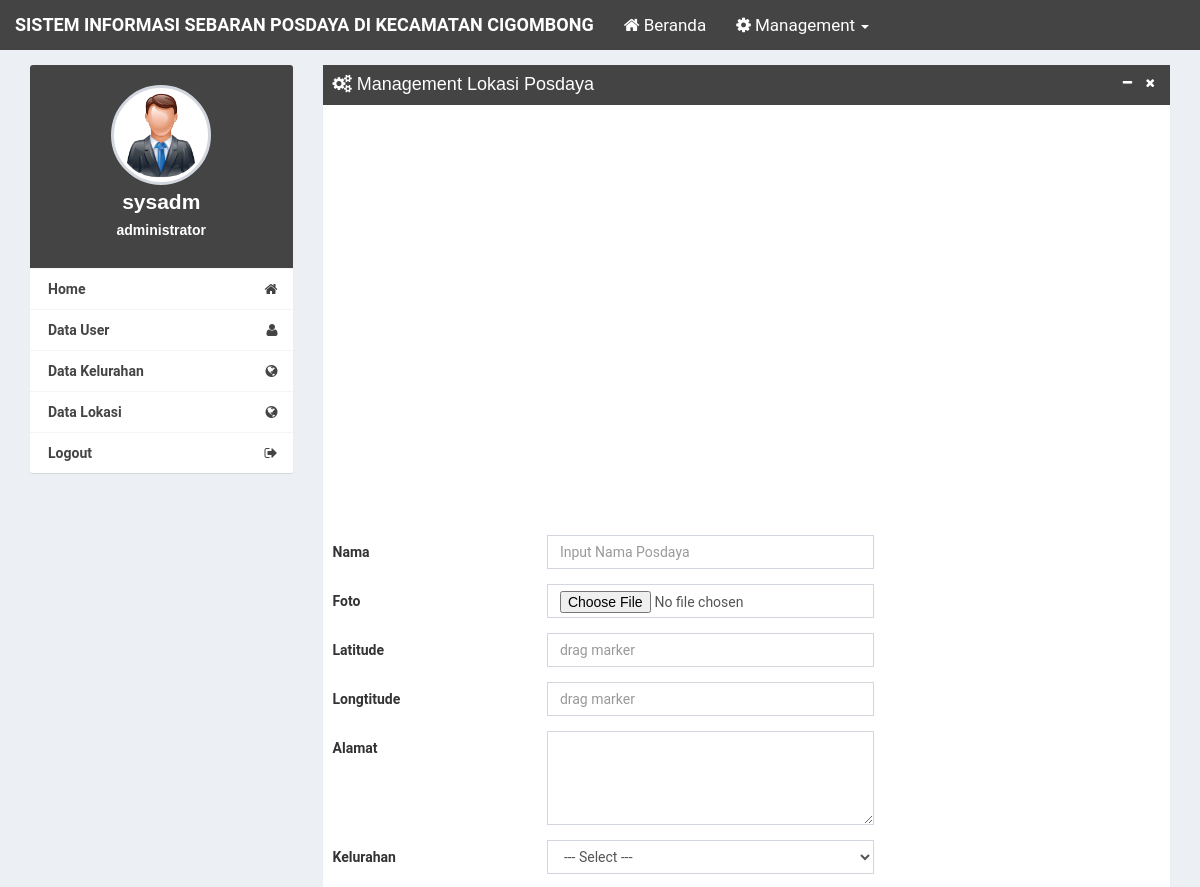
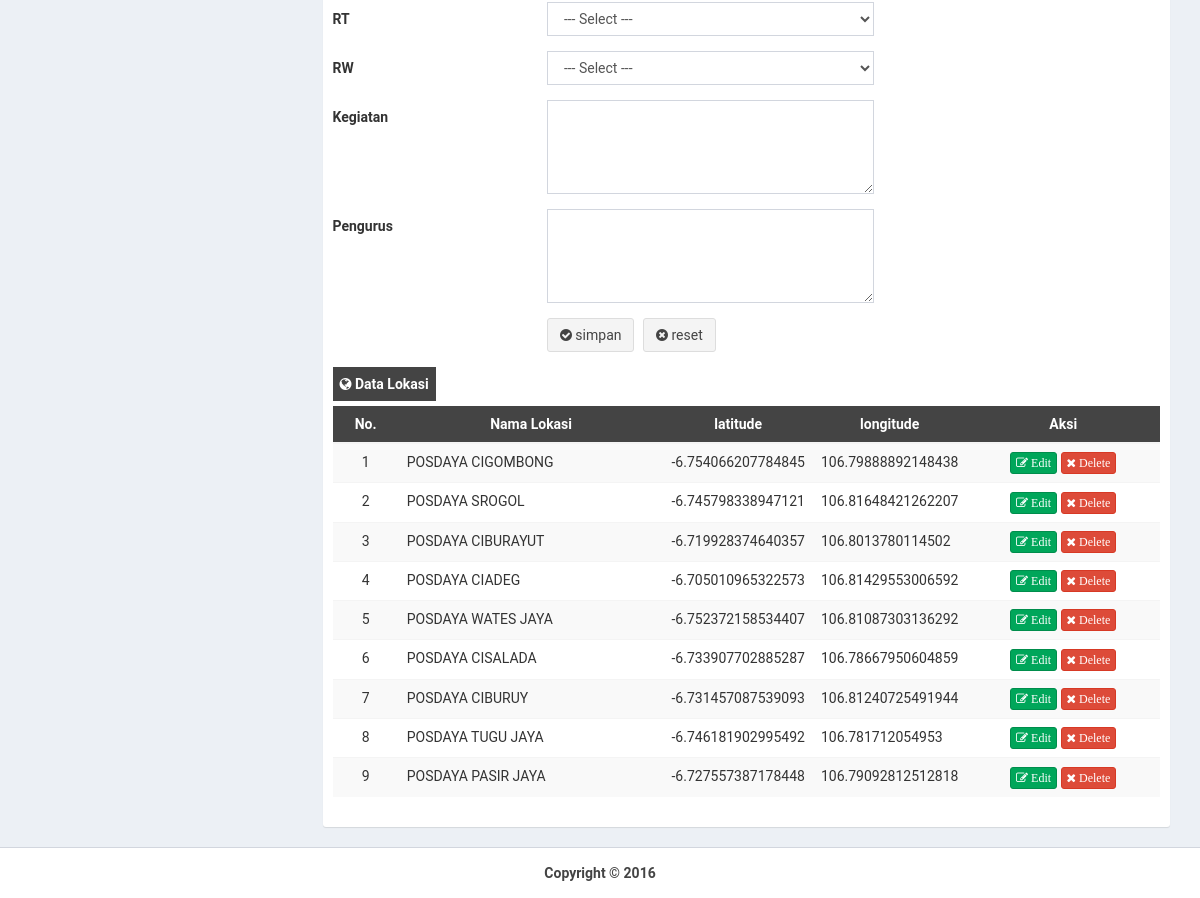
Page /admin/dashboard/index.php?page=lokasi (signed in) on the committed database (2 pictures, top to bottom).
### tables this page shows
CREATE TABLE `tbl_user` (
  `id_user` int(11) NOT NULL,
  `username` varchar(15) NOT NULL,
  `password` varchar(34) NOT NULL,
  `foto` varchar(30) NOT NULL,
  `level` varchar(20) NOT NULL
);

CREATE TABLE `tbl_wilayah` (
  `id_tempat` int(11) NOT NULL,
  `nama_tempat` varchar(20) NOT NULL,
  `latitude` double NOT NULL,
  `longitude` double NOT NULL,
  `foto` varchar(30) NOT NULL,
  `alamat` text NOT NULL,
  `id_kelurahan` varchar(5) NOT NULL,
  `rt` varchar(5) NOT NULL,
  `rw` varchar(5) NOT NULL,
  `kegiatan` text NOT NULL,
  `pengurus` text NOT NULL
);

### admin/dashboard/form/data_lokasi.php (the view, shortened to what this page needs)
<div class="box box-custom box-solid no-border">
    <div class="box-header">
        <h3 class="box-title"><i class="fa fa-gears"></i> Management Lokasi Posdaya</h3>
        <div class="box-tools">
            <button class="btn btn-box-tool" data-widget="collapse" data-toggle="tooltip" title="hide"><i class="fa fa-minus"></i></button>
            <button class="btn btn-box-tool" data-widget="remove" data-toggle="tooltip" title="remove"><i class="fa fa-times"></i></button>
        </div>
    </div>
    <div class="box-body">
        <div id="map"></div>
        <form action="function/create.php?aksi=tambah_lokasi" class="form-horizontal" method="POST" enctype="multipart/form-data">
            <div class="form-group">
                <label class="col-sm-3 control-label">Nama</label>
                <div class="col-md-5">
                    <input type="text" class="form-control" name="nama_lokasi" placeholder="Input Nama Posdaya" required>
                </div>
            </div>
			<div class="form-group">
				<label class="col-sm-3 control-label">Foto</label>
				<div class="col-md-5">
					<input type="file" name="foto" class="form-control">
				</div>
			</div>
            <div class="form-group">
                <label class="col-sm-3 control-label">Latitude</label>
                <div class="col-md-5">
                    <input type="text" class="form-control" name="latitude" id='latitude' placeholder="drag marker" required>
                </div>
            </div>
            <div class="form-group">
                <label class="col-sm-3 control-label">Longtitude</label>
                <div class="col-md-5">
                    <input type="text" class="form-control" name="longitude" id='longitude' placeholder="drag marker" required>
                </div>
            </div>
			<div class="form-group">
                <label class="col-sm-3 control-label">Alamat</label>
                <div class="col-md-5">
                    <textarea class="form-control" name="alamat" rows="4" cols="40" required="required"></textarea>
                </div>
            </div>
            <div class="form-group">
                <label class="col-md-3 control-label">Kelurahan</label>
                <div class="col-md-5">
                    <select class="form-control" name="kelurahan">
                        <option>--- Select ---</option>
                    </select>
                </div>
            </div>
            <div class="form-group">
                <label class="col-md-3 control-label">RT</label>
                <div class="col-md-5">
                    <select class="form-control" name="rt">
                        <?php
                            echo "<option>--- Select ---</option>";
                        ?>
                    </select>
                </div>
            </div>
            <div class="form-group">
                <label class="col-md-3 control-label">RW</label>
                <div class="col-md-5">
                    <select class="form-control" name="rw">
                        <?php
                            echo "<option>--- Select ---</option>";
                        ?>
                    </select>
                </div>
            </div>
            <div class="form-group">
                <label class="col-sm-3 control-label">Kegiatan</label>
                <div class="col-md-5">
                    <textarea name="kegiatan" class="form-control" rows="4" cols="40" required="required"></textarea>
                </div>
            </div>
            <div class="form-group">
                <label class="col-sm-3 control-label">Pengurus</label>
                <div class="col-md-5">
                    <textarea name="pengurus" class="form-control" rows="4" cols="40" required="required"></textarea>
                </div>
            </div>
            <div class="form-group">
                <div class="col-md-3"></div>
                <div class="col-md-6">
                    <button name="simpan" type="submit" class="btn btn-default" style="margin-right:5px;"><i class="fa fa-check-circle"></i> simpan</button>
                    <button type="reset" class="btn btn-default"><i class="fa fa-times-circle"></i> reset</button>
                </div>
            </div>
        </form>
        <div class="table-responsive" style="margin-top:10px;">
            <label class="bg-custom" style="padding:7px;"><i class="fa fa-globe"></i> Data Lokasi</label>
            <table class="table table-hover table-striped">
                <thead>
                    <tr class="bg-custom">
                        <th width="8%"><center>No.</center></th>
                        <th width="32%"><center>Nama Lokasi</center></th>
                        <th width="15%"><center>latitude</center></th>
                        <th width="15%"><center>longitude</center></th>
                        <th><center>Aksi</center></th>
                    </tr>
                </thead>
                <tbody>
                    <?php
                        $nomer = 1;
                        $query = mysqli_query($koneksi,("SELECT * FROM tbl_wilayah"));
                        foreach($query as $data){
                    ?>
                    <tr>
                        <td><center><?php echo $nomer; ?></center></td>
                        <td><?php echo $data['nama_tempat']; ?></td>
                        <td><?php echo $data['latitude']; ?></td>
                        <td><?php echo $data['longitude']; ?></td>
                        <td>
                            <center>
                                <a href="?page=edit_lokasi&id_lokasi=<?php echo $data['id_tempat']; ?>" class="btn btn-success btn-xs"><span class="fa fa-pencil-square-o"></sapn> Edit</a>
                                <a href="function/delete.php?aksi=del_lokasi&id_lokasi=<?php echo $data['id_tempat']; ?>" onClick="return confirm('anda yakin akan menghapus ini?')" class="btn btn-danger btn-xs"><span class="fa fa-times"> Delete</span></a>
                        </td>
                    </tr>
                    <?php
                        $nomer ++;
                        }
                    ?>
                </tbody>
            </table>
        </div>
    </div>
</div>

### admin/dashboard/index.php (shortened to what this page needs)
<?php session_start();
if(isset($_SESSION['level'])){
    if($_SESSION['level'] == 'administrator'){
        include ('../config/koneksi.php');
        require_once('layout/header.php');
        ?>
        <div class="content-wrapper">
        	<div class="container">
        		<section class="content">
        			<div class="col-md-3">
        				<div class="box box-widget widget-user-2">
        					<div class="widget-user-header bg-custom">
        						<div class="widget-user-image">
                                    <?php
                                        $query = mysqli_query($koneksi,("SELECT * FROM tbl_user WHERE username = '$_SESSION[username]'"));
                                        $data  = mysqli_fetch_array($query);
                                    ?>
        							<a class="fancybox" href="pict/<?php echo $data['foto'] ?>">
        								<img class="profile-user-img img-responsive img-circle" style="height:100px;background-color: white;" src="pict/<?php echo $data['foto'] ?>" alt="User profile picture">
        							</a>
        						</div>
        						<h3 class="profile-username text-center" style="color:white;"><b><?php echo $_SESSION['username'] ?></b></h3>
        						<h5 class="text-muted text-center" style="color:white;"><b><?php echo $_SESSION['level'] ?></b></h5>
        					</div>
        					<div class="box-footer no-padding">
        						<ul class="nav nav-stacked">
        							<li><a href="home"><b>Home</b><i class="pull-right"><span class="fa fa-home"></span></i></a></li>
                                    <li><a href="index.php?page=user"><b>Data User</b><i class="pull-right"><span class="fa fa-user"></span></i></a></li>
                                    <li><a href="index.php?page=kelurahan"><b>Data Kelurahan</b><i class="pull-right"><span class="fa fa-globe"></span></i></a></li>
                                    <li><a href="index.php?page=lokasi"><b>Data Lokasi</b><i class="pull-right"><span class="fa fa-globe"></span></i></a></li>
        							<li><a href="../logout.php"><i class="pull-right"><span class="fa fa-sign-out"></span></i><b> Logout</b></a></li>
        						</ul>
        					</div>
        				</div>
        			</div>
        			<div class="col-md-9">
                        <?php
                            if ($_GET["page"]=="home") {
                                include "home.php";
                            }
                            else if ($_GET['page']=="lokasi") {
                                include "form/data_lokasi.php";
                            }
                        ?>
        			</div>
        		</section>
        	</div>
        </div>
        <?php require_once('layout/footer.php'); ?>
    <?php
        }
    }
    else {
    	session_destroy();
    	header ('location:../index.php');
    }
?>

### admin/dashboard/layout/header.php (shortened to what this page needs)
<!DOCTYPE html>
<html>
	<head>
	    <link rel="stylesheet" href="../../bootstrap/css/bootstrap.min.css">
	    <link rel="stylesheet" href="../../bootstrap/css/font-awesome.min.css">
	    <link rel="stylesheet" href="../../bootstrap/css/ionicons.min.css">
	    <link rel="stylesheet" href="../../plugins/iCheck/all.css">
	    <link rel="stylesheet" href="../../dist/css/AdminLTE.min.css">
	    <link rel="stylesheet" href="../../plugins/datatables/dataTables.bootstrap.css">
	    <link rel="stylesheet" href="../../dist/css/skins/_all-skins.min.css">
	    <link rel="stylesheet" href="../../dist/fancybox/jquery.fancybox.css" type="text/css" media="screen" />
		<link rel="stylesheet" href="../../dist/css/summernote.css">
	</head>
	<body class="hold-transition skin-blue layout-top-nav">
		<div class="wrapper">
			<header class="main-header">
				<nav class="navbar navbar-static-top">
					<div class="navbar-header">
						<a href="home" class="navbar-brand"><b>SISTEM INFORMASI SEBARAN POSDAYA DI KECAMATAN CIGOMBONG</b></a>
					</div>
					<div class="collapse navbar-collapse pull-left" id="navbar-collapse">
						<ul class="nav navbar-nav">
							<li><a href="home"><span class="fa fa-home"></span> Beranda</a></li>
							<li class="dropdown">
								<a href="#" class="dropdown-toggle" data-toggle="dropdown"><span class="fa fa-cog"></span> Management <span class="caret"></span></a>
							</li>
						</ul>
					</div>
				</nav>
			</header>

### admin/dashboard/layout/footer.php (shortened to what this page needs)
<footer class="main-footer">
    <div class="container">
        <strong><center>Copyright &copy; 2016</center></strong>
    </div></div>
</body>
</html>

### admin/dashboard/layout/header.php (style rules this page uses)
body { font-family: "roboto"; }
.navbar-nav>li { font-size: 17px; }
#map { margin: 10px 0px; width: 100%; height: 400px; }
.container { padding-right: 0px; padding-left: 0px; }
.bg-custom { color: white; background-color: #444444; }
.btn-box-tool i { color: white; }
.box.box-solid.box-custom>.box-header { color: #fff; background: #444444; background-color: #444444; }

### rows in the picture
tbl_user: foto (picture)
tbl_wilayah: nama_tempat "POSDAYA CIGOMBONG", latitude "-6.754066207784845", longitude "106.79888892148438"
tbl_wilayah: nama_tempat "POSDAYA SROGOL", latitude "-6.745798338947121", longitude "106.81648421262207"
tbl_wilayah: nama_tempat "POSDAYA CIBURAYUT", latitude "-6.719928374640357", longitude "106.8013780114502"
tbl_wilayah: nama_tempat "POSDAYA CIADEG", latitude "-6.705010965322573", longitude "106.81429553006592"
tbl_wilayah: nama_tempat "POSDAYA WATES JAYA", latitude "-6.752372158534407", longitude "106.81087303136292"
tbl_wilayah: nama_tempat "POSDAYA CISALADA", latitude "-6.733907702885287", longitude "106.78667950604859"
tbl_wilayah: nama_tempat "POSDAYA CIBURUY", latitude "-6.731457087539093", longitude "106.81240725491944"
tbl_wilayah: nama_tempat "POSDAYA TUGU JAYA", latitude "-6.746181902995492", longitude "106.781712054953"
tbl_wilayah: nama_tempat "POSDAYA PASIR JAYA", latitude "-6.727557387178448", longitude "106.79092812512818"

### other values in the picture
$_SESSION['username'] "sysadm"
$_SESSION['level'] "administrator"
